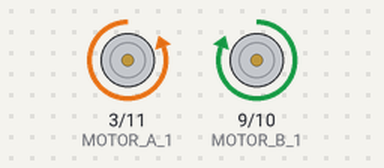
Bench run of a sketch on a simulated Arduino Uno, built with avr-gcc and run on an emulated ATmega328P. Parts: motor-driver pin pairs drawn as motors (green arrow = first pin HIGH = forward, orange = second pin HIGH = backward, longer = more drive).

Above: at 0.1 s.
At 5.1 s:
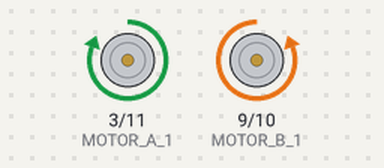
At 10.1 s:
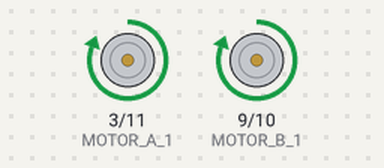
At 12.6 s:
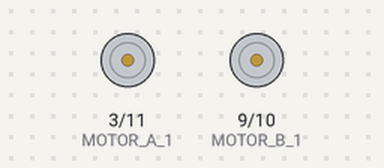
Timing chart, 0 to 14.1 s (numbered marks = the images above):
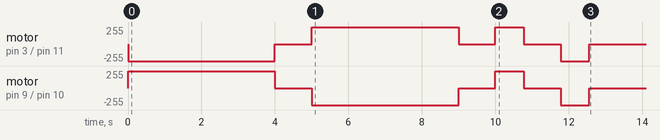

The sketch:

Assignment_basic_momement.ino
```cpp
const int MOTOR_A_1 = 3;
const int MOTOR_A_2 = 11;
const int MOTOR_B_1 = 9;
const int MOTOR_B_2 = 10;

void forward() { // go foreward
  digitalWrite(MOTOR_A_1, LOW); digitalWrite(MOTOR_A_2, HIGH);
  digitalWrite(MOTOR_B_1, HIGH); digitalWrite(MOTOR_B_2, LOW);
}

void backwards() { // go backward
  digitalWrite(MOTOR_A_1, HIGH); digitalWrite(MOTOR_A_2, LOW);
  digitalWrite(MOTOR_B_1, LOW); digitalWrite(MOTOR_B_2, HIGH);
}

void rotateMotorsLeft() { // turn left
  digitalWrite(MOTOR_A_1, HIGH); digitalWrite(MOTOR_A_2, LOW);
  digitalWrite(MOTOR_B_1, HIGH); digitalWrite(MOTOR_B_2, LOW);
}

void rotateMotorsRight() { // turn right
  digitalWrite(MOTOR_A_1, LOW); digitalWrite(MOTOR_A_2, HIGH);
  digitalWrite(MOTOR_B_1, LOW); digitalWrite(MOTOR_B_2, HIGH);
}

void stopMotors() { // stop the motors
  digitalWrite(MOTOR_A_1, LOW); digitalWrite(MOTOR_A_2, LOW);
  digitalWrite(MOTOR_B_1, LOW); digitalWrite(MOTOR_B_2, LOW);
}

void setup() {
  pinMode(MOTOR_A_1, OUTPUT);
  pinMode(MOTOR_A_2, OUTPUT);
  pinMode(MOTOR_B_1, OUTPUT);
  pinMode(MOTOR_B_2, OUTPUT);

  // do the assignment Basic Moves
  forward();
  delay(4000);
  stopMotors();
  delay(1000);
  backwards();
  delay(4000);
  stopMotors();
  delay(1000);
  rotateMotorsLeft();
  delay(775);
  stopMotors();
  delay(1000);
  rotateMotorsRight();
  delay(775);
  stopMotors();

}

void loop() {

}
```
